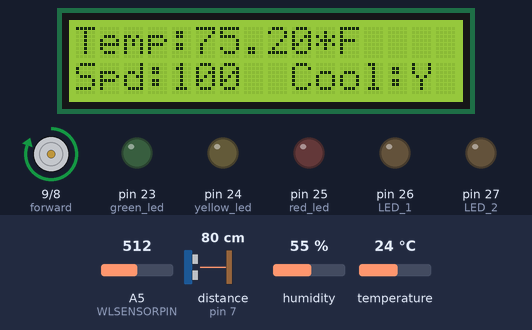
Simulated run of this sketch. Board: Arduino Mega 2560, built with avr-gcc and run on an emulated ATmega2560. Parts: 16×2 character LCD, motor-driver pin pairs drawn as motors (green arrow = first pin HIGH = forward, orange = second pin HIGH = backward, longer = more drive), output pins drawn as LEDs (lit = HIGH). Wiring (inferred from the names in the program): ultrasonic range finder: trigger pin 6; echo pin 7. Inputs (shaded band) come from the test bench; at power-on: distance to the obstacle (sensor on pin 7) 80 cm, A5 (WLSENSORPIN) = 512, humidity 55 %, temperature 24 °C. The echo pulse lasts 58.3 µs per cm; pins used as bus, display or sensor lines are not drawn; what the sketch prints to the serial monitor is not drawn.

Above: at 1.6 s.
1.7 s: distance to the obstacle (sensor on pin 7) set to 299 cm
8.0 s: A5 (WLSENSORPIN) set to 108
9.5 s: A5 (WLSENSORPIN) set to 90
At 10.2 s:
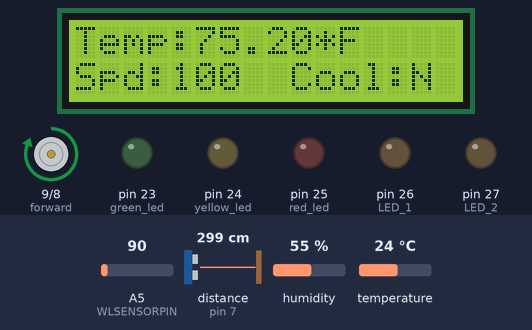
11.0 s: distance to the obstacle (sensor on pin 7) set to 2 cm
At 11.85 s:
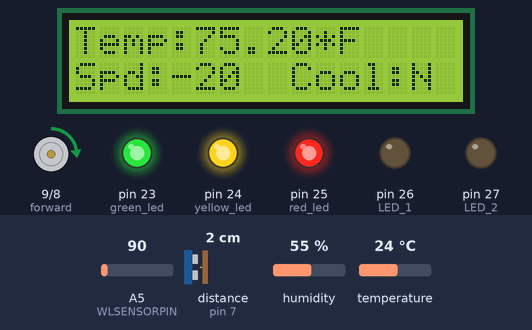
13.1 s: distance to the obstacle (sensor on pin 7) set to 9 cm
At 14.4 s:
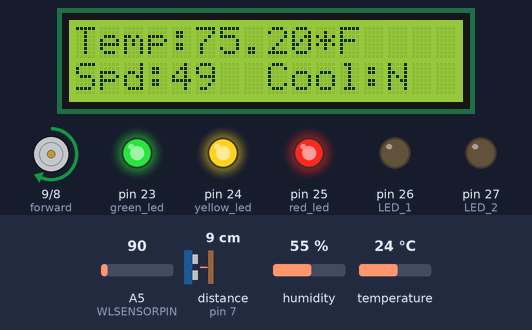
14.7 s: distance to the obstacle (sensor on pin 7) set to 4 cm
At 16.2 s:
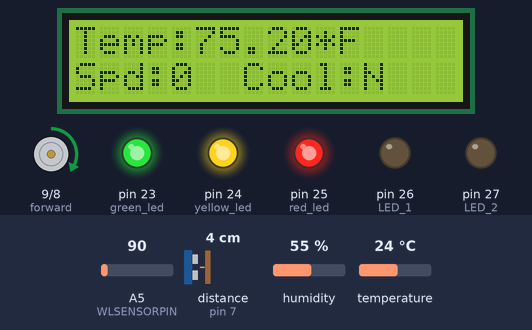
Timing chart, 0 to 17.2 s (numbered marks = the images above; inputs shaded):
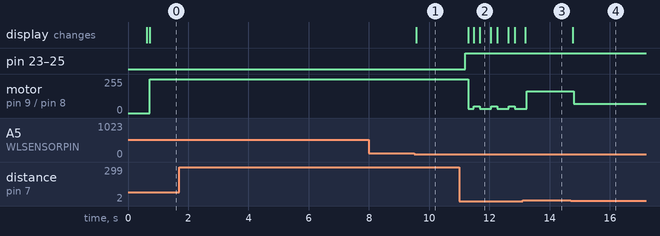

Measured:
- the behaviour switches between 100 and 99 on A5 (WLSENSORPIN) (found by bisection; images 0 and 1)
- after the input at 1.7 s, every drawn part: stays the same
- after the input at 8.0 s, every drawn part: stays the same
- after the input at 9.5 s, the display: changes after 0.07 s (image 1)
- after the input at 11.0 s, pin 23 (green_led), pin 24 (yellow_led), pin 25 (red_led): LOW → HIGH after 0.20 s; motor on pin 9 (forward) / pin 8 (backward): forward 255/255 → forward 33/255 after 0.29 s, then repeats every 0.58 s: forward 52/255 0.19 s, forward 33/255 0.39 s; the display: changes after 0.29 s (image 2)
- after the input at 13.1 s, the display: changes after 0.10 s (image 3)
- after the input at 14.7 s, motor on pin 9 (forward) / pin 8 (backward): forward 162/255 → forward 70/255 after 0.09 s; the display: changes after 0.07 s (image 4)

The sketch:

final_project.ino
```cpp
#include <LiquidCrystal.h>
#include <DHT.h>
#include <IRremote.hpp>
#include <MFRC522.h>


#define DHTTYPE DHT11   // DHT 11
#define DHTPIN 37
#define IR_RECEIVE_PIN  46  // IR Remote pin
#define WLSENSORPIN A5

#define RST_PIN         1
#define SS_PIN          53

/*IR Remote Commands*/
#define IR_BDOWN 7
#define IR_BUP 9
#define IR_BUTTON_1 12
#define IR_BUTTON_2 24
#define IR_BUTTON_3 94
#define IR_BUTTON_7 66
#define IR_BUTTON_8 82
#define IR_BUTTON_9 74
#define LED_1 26
#define LED_2 27


// UltraSonic Sensor pins & variables declaration
const int trigPin = 6;
const int echoPin = 7;
long duration;
float distance;

// Montor Control pins & variables declaration
const int forward=9;
const int backward=8;
int outval=0;
char temp;
String instr="Input Value: ";
String outstr=", Output Value: ";
String spdcool="";
String tempscreen="";

int detect=1;
int warning=0;

int motor_speed_control=0;

int led1=0;
int led2=0;


// initialize the library by associating any needed LCD interface pin
// with the arduino pin number it is connected to
const int rs = 12, en = 11, d4 = 5, d5 = 4, d6 = 3, d7 = 2;
LiquidCrystal lcd(rs, en, d4, d5, d6, d7);

// initialize temperature sensor
DHT dht(DHTPIN, DHTTYPE);

// Create MFRC522 instance
MFRC522 mfrc522(SS_PIN, RST_PIN);
unsigned long uid;
unsigned long hex_num=0;

void setup(){
  pinMode(38, OUTPUT); // water level sensor
  digitalWrite(38,HIGH); // water level sensor

  pinMode(23,OUTPUT); // green led
  pinMode(24,OUTPUT); // yellow led
  pinMode(25,OUTPUT); // red led
  pinMode(trigPin, OUTPUT); // Ultrasonic trigger pin
  pinMode(echoPin, INPUT); // Ultrasonic echo pin
  pinMode(forward,OUTPUT); // Motor forward pin
  pinMode(backward,OUTPUT); // Motor backward pin

  Serial.begin(9600);
  dht.begin();
  IrReceiver.begin(IR_RECEIVE_PIN); // Start the receiver

  while (!Serial);		// Do nothing if no serial port is opened (added for Arduinos based on ATMEGA32U4)
	SPI.begin();			// Init SPI bus
	mfrc522.PCD_Init();		// Init MFRC522
	delay(400);				// Optional delay. Some board do need more time after init to be ready, see Readme
	mfrc522.PCD_DumpVersionToSerial();	// Show details of PCD - MFRC522 Card Reader details
	Serial.println(F("Scan PICC to see UID, SAK, type, and data blocks..."));
}

void loop(){
  if(mfrc522.PICC_IsNewCardPresent()){
    uid = getID();
    // delay(200);
    if(uid != 0){
      Serial.print("Card detected, UID: "); Serial.println(uid);
      if(uid==4294959115){
        Serial.println("ALERT Unauthorized User!!");
        for(int i=0; i<3; i++){
          tone(10,2000);
          delay(100);
          noTone(10);
          delay(100);
        }
        outval=0;
        analogWrite(backward,0);
        analogWrite(forward,0);
      }
      else if(uid==15621){
        Serial.println("WELCOME Authorized User");
        tone(10,1000);
        delay(200);
        noTone(10);
      }
    }
  }

  spdcool="";
  tempscreen="";
  float f = dht.readTemperature(true); // read in F

  analogWrite(backward,0);
  analogWrite(forward,outval-(11*motor_speed_control));
  /*##########################
  #### Ultrasonic Reading ####
  ##########################*/
  digitalWrite(trigPin, LOW);
  delay(100);
  digitalWrite(trigPin, HIGH);
  delayMicroseconds(10);
  digitalWrite(trigPin, LOW);
  duration = pulseIn(echoPin, HIGH);
  distance = duration * 0.034 / 2.0;

  /* Motor Speed Control */
  if(distance>=13){
    detect=0;
    outval=255;
  }
  else if(distance<13 && distance>1){
    detect=1;
    outval=map(distance,3,13,70,255);
  }
  else{
    detect=1;
    outval=0;
  }

  /*###################
  #### LED Control ####
  ###################*/
  //Green LED
  if(distance<33){ //if not already on
    digitalWrite(23, HIGH); // turn on
  }
  else{ //otherwise
    digitalWrite(23, LOW);
  }
  //Yellow LED
  if(distance<23){
    digitalWrite(24,HIGH);
  }
  else{
    digitalWrite(24,LOW);
  }
  //Red LED
  if(distance<13){
    digitalWrite(25,HIGH);
  }
  else{
    digitalWrite(25,LOW);
  }

  /*##################################
  #### Water Level Sensor Control ####
  ##################################*/
  int sensorValue = analogRead(WLSENSORPIN);
  // Serial.print("\tWater level: ");
  // Serial.println(sensorValue);
  if(sensorValue<100){
    warning=1;
  }
  else{
    warning=0;
  }

  /*###################
  #### LCD Control ####
  ###################*/
  tempscreen.concat("Temp:");
  tempscreen.concat(f);
  tempscreen.concat("*F");
  spdcool.concat("Spd:");
  spdcool.concat(map(outval,70,255,0,100));


  spdcool.concat("  Cool:");
  if(warning==0){
    spdcool.concat("Y");
  }
  if(warning==1){
    spdcool.concat("N");
  }

  lcd.begin(16,2);
  lcd.print(tempscreen);
  lcd.setCursor(0, 1);
  lcd.print(spdcool);

  if (IrReceiver.decode()) {
    //Serial.println(IrReceiver.decodedIRData.command); // Print "old" raw data
    switch(IrReceiver.decodedIRData.command){
      case IR_BDOWN:
        if(outval-(motor_speed_control*11)>11 && detect==0){
          motor_speed_control += 1;
        }

        break;
      case IR_BUP:
        if(outval-(motor_speed_control*11)<244 && detect==0){
          motor_speed_control -=1;
        }

        break;
      case IR_BUTTON_1:
        led1=0;
        break;

      case IR_BUTTON_2:
        led1=150;
        break;

      case IR_BUTTON_3:
        led1=255;
        break;

      case IR_BUTTON_7:
        led2=0;
        break;

      case IR_BUTTON_8:
        led2=150;
        break;

      case IR_BUTTON_9:
        led2=255;
        break;
      default:
        break;

    }
    IrReceiver.resume(); // Enable receiving of the next value
  }

  analogWrite(LED_1,led1);
  analogWrite(LED_2,led2);

  Serial.print(distance);
  Serial.print(",");
  Serial.print(map(outval-(motor_speed_control*11),70,255,0,100)); // speed
  Serial.print(",");
  Serial.print(f); // temp
  Serial.print(",");
  Serial.print(warning); // coolant warning
  Serial.print(",");
  Serial.print(led1);
  Serial.print(",");
  Serial.println(led2);


}

unsigned long getID(){
  if (!mfrc522.PICC_ReadCardSerial()) {
    delay(50);
    return 0;
  }
  hex_num =  mfrc522.uid.uidByte[0] << 24;
  hex_num += mfrc522.uid.uidByte[1] << 16;
  hex_num += mfrc522.uid.uidByte[2] <<  8;
  hex_num += mfrc522.uid.uidByte[3];
  mfrc522.PICC_HaltA(); // Stop reading
  return hex_num;
}
```
